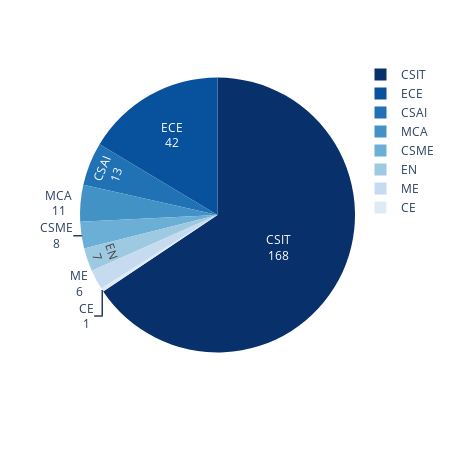

Notebook cell for this chart:
### Code cell
branch_counts = df['Branch'].value_counts()    # Calculate the count of each unique branch
fig1 = px.pie(values = branch_counts,names = branch_counts.index,color_discrete_sequence=px.colors.sequential.Blues_r,width=450,height=450)   # Create a pie chart visualizing the distribution of branches
fig1.update_traces(textinfo='label+value')
fig1.show()      # Display the pie chart

### Figure 1 — Plotly figure (JSON) as saved in the notebook; plotly's stock layout.template omitted (floating-point values rounded to 4 significant figures)
{"data": [{"domain": {"x": [0, 1], "y": [0, 1]}, "hovertemplate": "label=%{label}<br>value=%{value}<extra></extra>", "labels": ["CSIT", "ECE", "CSAI", "MCA", "CSME", "EN", "ME", "CE"], "legendgroup": "", "name": "", "showlegend": true, "textinfo": "label+value", "type": "pie", "values": [168, 42, 13, 11, 8, 7, 6, 1]}], "layout": {"height": 450, "legend": {"tracegroupgap": 0}, "margin": {"t": 60}, "piecolorway": ["rgb(8,48,107)", "rgb(8,81,156)", "rgb(33,113,181)", "rgb(66,146,198)", "rgb(107,174,214)", "rgb(158,202,225)", "rgb(198,219,239)", "rgb(222,235,247)", "rgb(247,251,255)"], "width": 450}}
